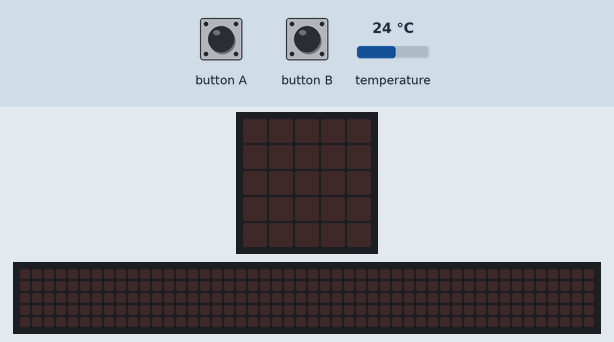
Simulated run of this program. Board: BBC micro:bit (MakeCode). On the bench: the board's 5×5 LED display, a strip that is not on the board, showing the scrolling text unrolled. Inputs (shaded band) come from the test bench; at power-on: temperature 24 °C. The 48×5 strip is a reading aid, not a part: it shows the text the display is scrolling, unrolled, one strip-width of it at a time.

Above: at 1.2 s.
1.3 s: button A pressed for 0.15 s
At 4.0 s:
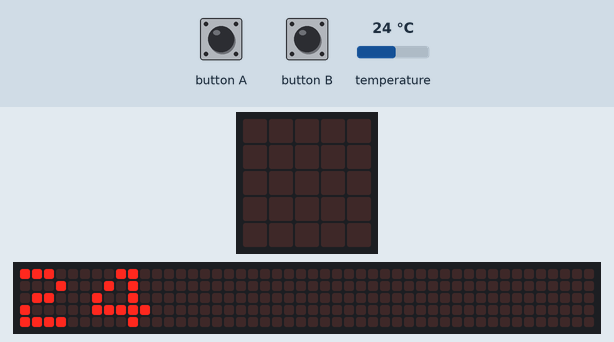
4.3 s: button B pressed for 0.15 s
At 5.2 s:
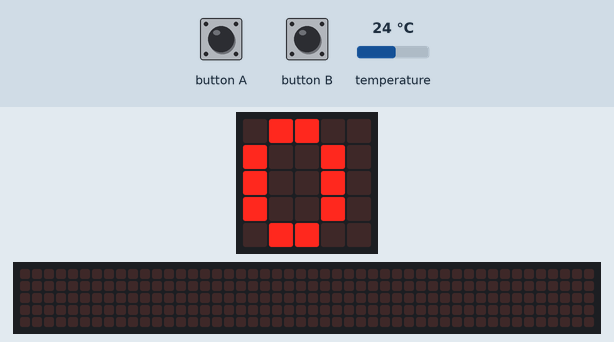
5.9 s: button A pressed for 0.15 s
At 6.12 s:
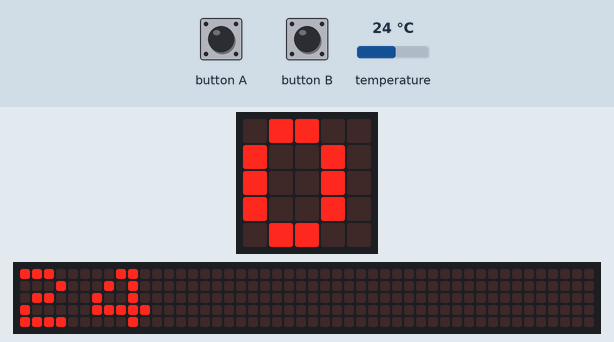
Timing chart, 0 to 8.9 s (numbered marks = the images above; inputs shaded):
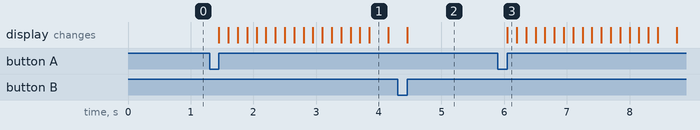

The program:

main.ts
```typescript
// Her defineres variabelen utetemp etter signalvedrdien som kommer over radio
radio.onReceivedNumber(function (receivedNumber) {
    utetemp = receivedNumber
})
// Knapp a viser denne bittens temperatur
//
input.onButtonPressed(Button.A, function () {
    basic.showNumber(input.temperature())
})
// b viser utetemperatur fra radiosignalet til den andre bitten
input.onButtonPressed(Button.B, function () {
    basic.showNumber(utetemp)
})
let utetemp = 0
// Vi setter radiogruppe som er lik ute micro:bitten
//
radio.setGroup(23)
```

test.ts
```typescript
// testene settes inn her; disse vil ikke kompilert så lenge denne pakken blir brukt som en utvidelse.
```

Measured:
- after the input at 1.3 s, the display: changes after 0.15 s (image 1)
- after the input at 4.3 s, the display: changes after 0.15 s (image 2)
- after the input at 5.9 s, the display: changes after 0.15 s (image 3)
